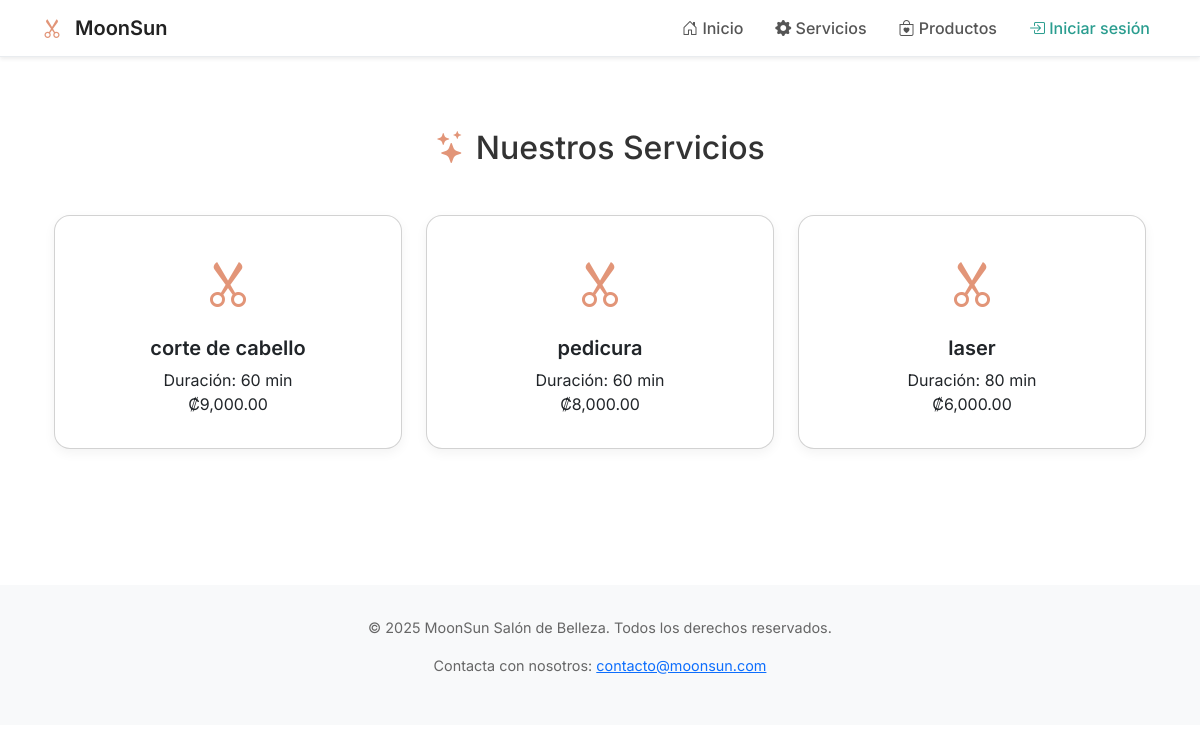
The app's page /servicios, older data.
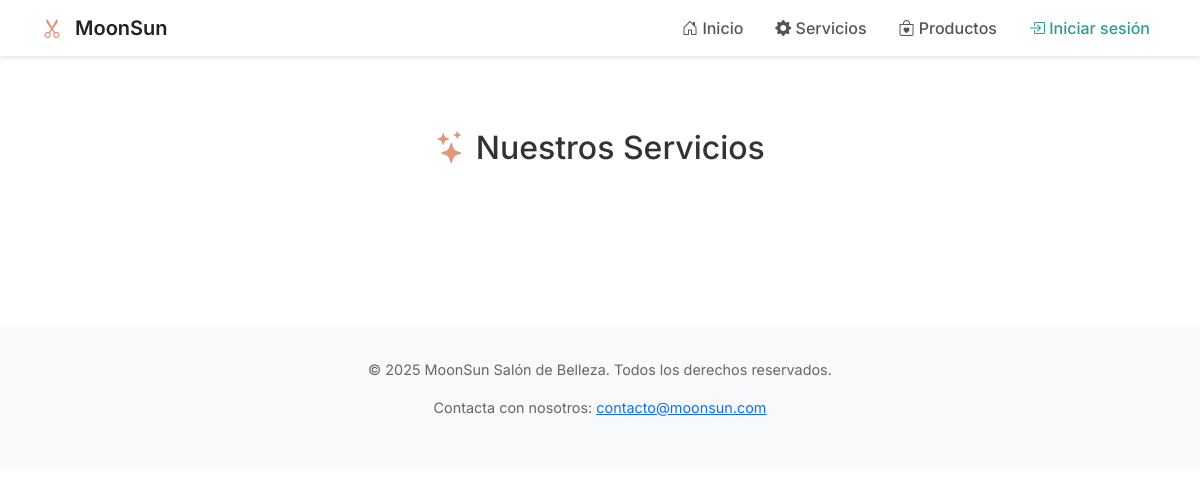
The same page, newer data.
### models.py (models this page shows, shortened)
class Servicio(db.Model):
    __tablename__ = 'servicios'
    id = db.Column(db.Integer, primary_key=True)
    nombre = db.Column(db.String(100), nullable=False)
    descripcion = db.Column(db.Text, nullable=True)  # Nuevo
    duracion_minutos = db.Column(db.Integer, nullable=False)
    precio = db.Column(db.Float, nullable=False)
    imagen_url = db.Column(db.String(255), nullable=True)  # Opcional
    citas = db.relationship('Cita', backref='servicio', lazy=True)

### main.py (the view)
@app.route('/servicios')
def servicios_publicos():
    servicios = Servicio.query.all()
    return render_template('public/servicios.html', servicios=servicios)

### templates/public/servicios.html
{% extends 'public/layout_public.html' %}
{% block content %}
<section id="servicios" class="py-5">
    <div class="container">
        <h2 class="text-center mb-5" data-aos="fade-up">
            <i class="bi bi-stars" style="color:#e29578;"></i> Nuestros Servicios
        </h2>
        <div class="row g-4">
            {% for servicio in servicios %}
            <div class="col-md-4" data-aos="zoom-in" data-aos-delay="{{ loop.index0 * 100 }}">
                <div class="card service-card h-100 text-center">
                    <i class="bi bi-scissors service-icon"></i>
                    <h5 class="card-title fw-semibold">{{ servicio.nombre }}</h5>
                    <p class="card-text">
                        Duración: {{ servicio.duracion_minutos }} min<br>
                        ₡{{ '{:,.2f}'.format(servicio.precio) }}
                    </p>
                </div>
            </div>
            {% endfor %}
        </div>
    </div>
</section>
{% endblock %}

Row changes from the older to the newer data that the page shows:
removed Servicio: nombre "corte de cabello", duracion_minutos "60", precio "9,000.00"
removed Servicio: nombre "pedicura", duracion_minutos "60", precio "8,000.00"
removed Servicio: nombre "laser", duracion_minutos "80", precio "6,000.00"
